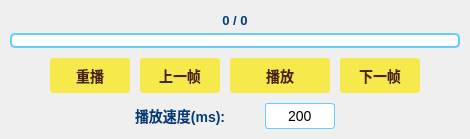
           <widget class="QWidget" name="bottom_2" native="true">
            <property name="styleSheet">
             <string notr="true">QWidget#bottom_2 {
    background-color: #FFFFFF;
}</string>
            </property>
            <layout class="QVBoxLayout" name="bottom2Layout">
             <property name="spacing">
              <number>10</number>
             </property>
             <property name="leftMargin">
              <number>10</number>
             </property>
             <property name="topMargin">
              <number>10</number>
             </property>
             <property name="rightMargin">
              <number>10</number>
             </property>
             <property name="bottomMargin">
              <number>10</number>
             </property>
             <item>
              <layout class="QVBoxLayout" name="progressLayout">
               <property name="spacing">
                <number>3</number>
               </property>
               <item>
                <widget class="QLabel" name="frameInfoLabel">
                 <property name="minimumSize">
                  <size>
                   <width>0</width>
                   <height>20</height>
                  </size>
                 </property>
                 <property name="maximumSize">
                  <size>
                   <width>16777215</width>
                   <height>20</height>
                  </size>
                 </property>
                 <property name="text">
                  <string>0 / 0</string>
                 </property>
                 <property name="alignment">
                  <set>Qt::AlignCenter</set>
                 </property>
                 <property name="styleSheet">
                  <string notr="true">QLabel {
    color: #003D7A;
    font-size: 13px;
    font-weight: bold;
}</string>
                 </property>
                </widget>
               </item>
               <item>
                <widget class="QFrame" name="progressBarContainer">
                 <property name="minimumSize">
                  <size>
                   <width>0</width>
                   <height>15</height>
                  </size>
                 </property>
                 <property name="maximumSize">
                  <size>
                   <width>16777215</width>
                   <height>15</height>
                  </size>
                 </property>
                 <property name="styleSheet">
                  <string notr="true">QFrame {
    border: 2px solid #66CCFF;
    border-radius: 5px;
    background-color: white;
}</string>
                 </property>
                 <property name="frameShape">
                  <enum>QFrame::StyledPanel</enum>
                 </property>
                 <layout class="QHBoxLayout" name="progressBarLayout">
                  <property name="spacing">
                   <number>0</number>
                  </property>
                  <property name="leftMargin">
                   <number>2</number>
                  </property>
                  <property name="topMargin">
                   <number>2</number>
                  </property>
                  <property name="rightMargin">
                   <number>2</number>
                  </property>
                  <property name="bottomMargin">
                   <number>2</number>
                  </property>
                  <item>
                   <widget class="QFrame" name="progressBarFill">
                    <property name="minimumSize">
                     <size>
                      <width>0</width>
                      <height>0</height>
                     </size>
                    </property>
                    <property name="styleSheet">
                     <string notr="true">QFrame {
    background-color: #66CCFF;
    border-radius: 3px;
    border: none;
}</string>
                    </property>
                    <property name="frameShape">
                     <enum>QFrame::StyledPanel</enum>
                    </property>
                   </widget>
                  </item>
                  <item>
                   <spacer name="progressBarSpacer">
                    <property name="orientation">
                     <enum>Qt::Horizontal</enum>
                    </property>
                    <property name="sizeHint" stdset="0">
                     <size>
                      <width>0</width>
                      <height>0</height>
                     </size>
                    </property>
                   </spacer>
                  </item>
                 </layout>
                </widget>
               </item>
              </layout>
             </item>
             <item>
              <layout class="QHBoxLayout" name="buttonsLayout">
               <property name="spacing">
                <number>10</number>
               </property>
               <item>
                <spacer name="leftSpacer">
               <property name="orientation">
                <enum>Qt::Horizontal</enum>
               </property>
               <property name="sizeHint" stdset="0">
                <size>
                 <width>40</width>
                 <height>20</height>
                </size>
               </property>
              </spacer>
             </item>
             <item>
              <widget class="QPushButton" name="replayButton">
               <property name="minimumSize">
                <size>
                 <width>80</width>
                 <height>35</height>
                </size>
               </property>
               <property name="maximumSize">
                <size>
                 <width>80</width>
                 <height>35</height>
                </size>
               </property>
               <property name="styleSheet">
                <string notr="true">QPushButton {
    background-color: #F5E94B;
    color: #4B2116;
    border: 1px solid #F5E94B;
    border-radius: 3px;
    font-size: 14px;
    font-weight: bold;
}
QPushButton:hover {
    background-color: #F7EE6A;
}
QPushButton:pressed {
    background-color: #E5D93B;
}</string>
               </property>
               <property name="text">
                <string>重播</string>
               </property>
              </widget>
             </item>
             <item>
              <widget class="QPushButton" name="prevFrameButton">
               <property name="minimumSize">
                <size>
                 <width>80</width>
                 <height>35</height>
                </size>
               </property>
               <property name="maximumSize">
                <size>
                 <width>80</width>
                 <height>35</height>
                </size>
               </property>
               <property name="styleSheet">
                <string notr="true">QPushButton {
    background-color: #F5E94B;
    color: #4B2116;
    border: 1px solid #F5E94B;
    border-radius: 3px;
    font-size: 14px;
    font-weight: bold;
}
QPushButton:hover {
    background-color: #F7EE6A;
}
QPushButton:pressed {
    background-color: #E5D93B;
}</string>
               </property>
               <property name="text">
                <string>上一帧</string>
               </property>
              </widget>
             </item>
             <item>
              <widget class="QPushButton" name="playPauseButton">
               <property name="minimumSize">
                <size>
                 <width>100</width>
                 <height>35</height>
                </size>
               </property>
               <property name="maximumSize">
                <size>
                 <width>100</width>
                 <height>35</height>
                </size>
               </property>
               <property name="styleSheet">
                <string notr="true">QPushButton {
    background-color: #F5E94B;
    color: #4B2116;
    border: 1px solid #F5E94B;
    border-radius: 3px;
    font-size: 14px;
    font-weight: bold;
}
QPushButton:hover {
    background-color: #F7EE6A;
}
QPushButton:pressed {
    background-color: #E5D93B;
}</string>
               </property>
               <property name="text">
                <string>播放</string>
               </property>
              </widget>
             </item>
             <item>
              <widget class="QPushButton" name="nextFrameButton">
               <property name="minimumSize">
                <size>
                 <width>80</width>
                 <height>35</height>
                </size>
               </property>
               <property name="maximumSize">
                <size>
                 <width>80</width>
                 <height>35</height>
                </size>
               </property>
               <property name="styleSheet">
                <string notr="true">QPushButton {
    background-color: #F5E94B;
    color: #4B2116;
    border: 1px solid #F5E94B;
    border-radius: 3px;
    font-size: 14px;
    font-weight: bold;
}
QPushButton:hover {
    background-color: #F7EE6A;
}
QPushButton:pressed {
    background-color: #E5D93B;
}</string>
               </property>
               <property name="text">
                <string>下一帧</string>
               </property>
              </widget>
             </item>
             <item>
              <spacer name="rightSpacer">
               <property name="orientation">
                <enum>Qt::Horizontal</enum>
               </property>
               <property name="sizeHint" stdset="0">
                <size>
                 <width>40</width>
                 <height>20</height>
                </size>
               </property>
              </spacer>
             </item>
            </layout>
           </item>
           <item>
            <layout class="QHBoxLayout" name="speedLayout">
             <property name="spacing">
              <number>10</number>
             </property>
             <item>
              <spacer name="speedLeftSpacer">
               <property name="orientation">
                <enum>Qt::Horizontal</enum>
               </property>
               <property name="sizeHint" stdset="0">
                <size>
                 <width>40</width>
                 <height>20</height>
                </size>
               </property>
              </spacer>
             </item>
             <item>
              <widget class="QLabel" name="speedLabel">
               <property name="minimumSize">
                <size>
                 <width>120</width>
                 <height>0</height>
                </size>
               </property>
               <property name="maximumSize">
                <size>
                 <width>120</width>
                 <height>16777215</height>
                </size>
               </property>
               <property name="styleSheet">
                <string notr="true">QLabel {
    color: #003D7A;
    font-size: 14px;
    font-weight: bold;
}</string>
               </property>
               <property name="text">
                <string>播放速度(ms):</string>
               </property>
              </widget>
             </item>
             <item>
              <widget class="QLineEdit" name="playSpeedLineEdit">
               <property name="minimumSize">
                <size>
                 <width>70</width>
                 <height>0</height>
                </size>
               </property>
               <property name="maximumSize">
                <size>
                 <width>70</width>
                 <height>16777215</height>
                </size>
               </property>
               <property name="styleSheet">
                <string notr="true">QLineEdit {
    border: 1px solid #66CCFF;
    border-radius: 3px;
    padding: 3px;
    font-size: 14px;
}</string>
               </property>
               <property name="text">
                <string>200</string>
               </property>
               <property name="alignment">
                <set>Qt::AlignCenter</set>
               </property>
               <property name="placeholderText">
                <string>200</string>
               </property>
              </widget>
             </item>
             <item>
              <spacer name="speedRightSpacer">
               <property name="orientation">
                <enum>Qt::Horizontal</enum>
               </property>
               <property name="sizeHint" stdset="0">
                <size>
                 <width>40</width>
                 <height>20</height>
                </size>
               </property>
              </spacer>
             </item>
            </layout>
           </item>
          </layout>
         </widget>
